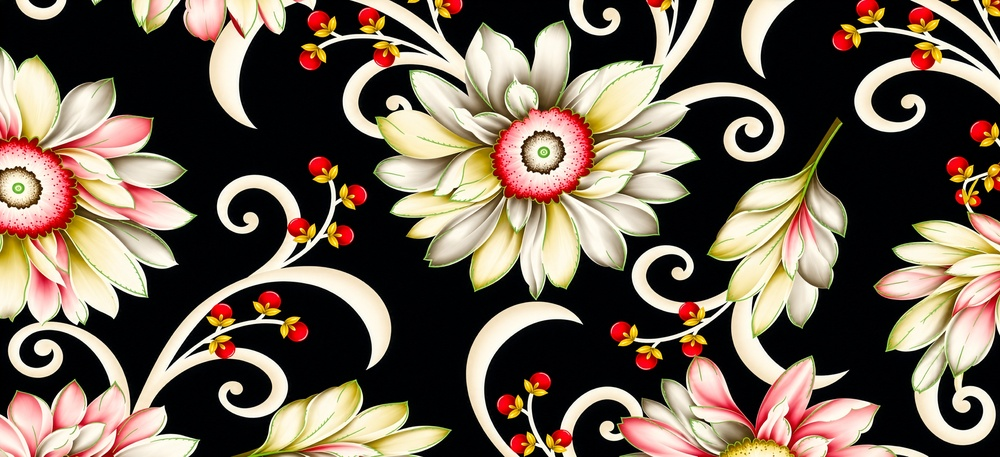
#> input picture textile_project/tests/samples/design13_black_floral.jpg, 1000 x 457 px, shrunk from 3709 x 1695 before the run
$ python region_classify.py ../tests/samples/design13_black_floral.jpg --out out   (older library calls are emulated)
#> lines starting #> are read from the running program, lines starting #| are printed output that depends on the picture; after the words box and inside, x2 and y2 are one past the last pixel; in counts of white or black regions, pixels touching at a corner belong together
"""Region classifier for LoomLab "auto mode".

Labels every pixel in a textile design image as one of:
- 0 = FLAT: solid single-colour patch (plain ground, flat petal, flat motif).
- 1 = LINE: fine lines, stripes, veins, outlines, small dots (roughly 1-12 px wide).
- 2 = SHADED: real spray/airbrush tone, irregular continuous gradients.
"""

from __future__ import annotations

import argparse
import json
from pathlib import Path
from typing import Any, Dict, Union

import cv2
import numpy as np
from PIL import Image


def classify_regions(rgb: np.ndarray, *, min_region_px: int = 64) -> Dict[str, Any]:
    """Classify every pixel in rgb as FLAT (0), LINE (1), or SHADED (2).

    Parameters
    ----------
    rgb : np.ndarray
        HxWx3 uint8 image array (also accepts RGBA or Grayscale gracefully).
    min_region_px : int, optional
        Minimum pixel area for contiguous shaded or flat regions (default: 64).
        Small islands below this area are merged into surrounding regions.
        LINE features (including small dots and fine veins) are preserved.

    Returns
    -------
    dict
        {
            "labels": HxW uint8 array (0 FLAT, 1 LINE, 2 SHADED),
            "fractions": {"flat": f, "line": f, "shaded": f},  # sum to 1.0
            "has_shading": bool,  # True only if shaded fraction > 0.5%
            "has_lines": bool,    # True only if line fraction > 0.5%
            "recommended_mode": str,  # "flat", "hybrid", "gradients", or "spray"
        }
    """
    if not isinstance(rgb, np.ndarray):
        raise TypeError(f"rgb must be a numpy array, got {type(rgb)}")

    # Normalize input channels
    if rgb.ndim == 2:
        rgb_proc = cv2.cvtColor(rgb, cv2.COLOR_GRAY2RGB)
    elif rgb.ndim == 3 and rgb.shape[2] == 4:
        # Alpha compositing onto white background
        alpha = rgb[:, :, 3:4].astype(np.float32) / 255.0
        rgb_proc = (rgb[:, :, :3].astype(np.float32) * alpha + 255.0 * (1.0 - alpha)).clip(0, 255).astype(np.uint8)
    elif rgb.ndim == 3 and rgb.shape[2] == 3:
        rgb_proc = rgb
    else:
        raise ValueError(f"Expected image array of shape (H, W, 3), got {rgb.shape}")

    if not rgb_proc.flags["C_CONTIGUOUS"]:
        rgb_proc = np.ascontiguousarray(rgb_proc)

    H, W = rgb_proc.shape[:2]
    total_px = H * W
    if total_px == 0:
        return {
            "labels": np.zeros((H, W), dtype=np.uint8),
            "fractions": {"flat": 1.0, "line": 0.0, "shaded": 0.0},
            "has_shading": False,
            "has_lines": False,
            "recommended_mode": "flat",
        }

    # Work in Lab colour space (scaled to standard Delta E units)
    lab = cv2.cvtColor(rgb_proc, cv2.COLOR_RGB2LAB).astype(np.float32)
    L = lab[:, :, 0] * (100.0 / 255.0)
    a = lab[:, :, 1] - 128.0
    b = lab[:, :, 2] - 128.0

    # 1. Continuous variation & gradient magnitude in Lab space
    grad_sq = np.zeros((H, W), dtype=np.float32)
    var_tot = np.zeros((H, W), dtype=np.float32)
    for ch in [L, a, b]:
        gx = cv2.Sobel(ch, cv2.CV_32F, 1, 0, ksize=3)
        gy = cv2.Sobel(ch, cv2.CV_32F, 0, 1, ksize=3)
        grad_sq += gx**2 + gy**2

        m = cv2.boxFilter(ch, cv2.CV_32F, (7, 7))
        m2 = cv2.boxFilter(ch**2, cv2.CV_32F, (7, 7))
        var_tot += np.maximum(0.0, m2 - m**2)

    mag = np.sqrt(grad_sq)
    std_local = np.sqrt(var_tot)

    # Shaded variation: sustained non-zero gradient AND local standard deviation
    # In Lab, typical JPEG compression noise has std < 2.0, mag < 1.0
    var_mask = ((mag > 1.2) & (std_local > 2.2)).astype(np.uint8)

    # Morphological opening (radius 2 ellipse, 5x5) to eliminate hard step-edges
    # and thin line boundaries (which are only 1-2 px wide)
    k_open = cv2.getStructuringElement(cv2.MORPH_ELLIPSE, (5, 5))
    shaded_cand = cv2.morphologyEx(var_mask, cv2.MORPH_OPEN, k_open)

    # Filter out small shaded islands below min_region_px
    if min_region_px > 1 and np.any(shaded_cand):
        num_s, labels_s, stats_s, _ = cv2.connectedComponentsWithStats(shaded_cand)
        areas_s = stats_s[:, cv2.CC_STAT_AREA]
        small_s_ids = np.where((areas_s < min_region_px) & (np.arange(len(areas_s)) > 0))[0]
        if len(small_s_ids) > 0:
            shaded_cand[np.isin(labels_s, small_s_ids)] = 0

    # 2. Multi-scale line & thin structure detection (1-12 px wide)
    # k_fine (7x7) captures hairlines (1-3px); k_med (15x15) captures structures up to 12px
    k_fine = cv2.getStructuringElement(cv2.MORPH_ELLIPSE, (7, 7))
    k_med = cv2.getStructuringElement(cv2.MORPH_ELLIPSE, (15, 15))

    th_sq = np.zeros((H, W), dtype=np.float32)
    for ch in [L, a, b]:
        wth_f = cv2.morphologyEx(ch, cv2.MORPH_TOPHAT, k_fine)
        bth_f = cv2.morphologyEx(ch, cv2.MORPH_BLACKHAT, k_fine)
        wth_m = cv2.morphologyEx(ch, cv2.MORPH_TOPHAT, k_med)
        bth_m = cv2.morphologyEx(ch, cv2.MORPH_BLACKHAT, k_med)
        th_ch = np.maximum(np.maximum(wth_f, bth_f), np.maximum(wth_m, bth_m))
        th_sq += th_ch**2
    th = np.sqrt(th_sq)

    # Line mask:
    # - Outside shaded areas: any thin structure with contrast >= 15.0 Delta E
    # - Inside shaded areas: sharp lines/veins with high contrast >= 50.0 and steep edge
    line_mask = ((shaded_cand == 0) & (th >= 15.0)) | ((shaded_cand == 1) & (th >= 50.0) & (mag >= 30.0))

    # 3. Form initial labels: 0 FLAT, 1 LINE, 2 SHADED
    labels = np.zeros((H, W), dtype=np.uint8)
    labels[shaded_cand == 1] = 2
    labels[line_mask] = 1

    # 4. Fill small flat holes enclosed inside shaded regions
    if min_region_px > 1 and np.any(labels == 2):
        inv_shaded = ((labels != 2) & (labels != 1)).astype(np.uint8)
        num_inv, labels_inv, stats_inv, _ = cv2.connectedComponentsWithStats(inv_shaded)
        areas_inv = stats_inv[:, cv2.CC_STAT_AREA]
        small_inv_ids = np.where((areas_inv < min_region_px) & (np.arange(len(areas_inv)) > 0))[0]
        if len(small_inv_ids) > 0:
            labels[np.isin(labels_inv, small_inv_ids)] = 2

    # 5. Compute class fractions
    n_flat = int(np.sum(labels == 0))
    n_line = int(np.sum(labels == 1))
    n_shaded = int(np.sum(labels == 2))

    f_flat = float(n_flat / total_px)
    f_line = float(n_line / total_px)
    f_shaded = float(n_shaded / total_px)

    has_shading = bool(f_shaded > 0.005)
    has_lines = bool(f_line > 0.005)

    # Recommend appropriate LoomLab separation mode
    if not has_shading:
        recommended_mode = "flat"
    elif f_shaded >= 0.60:
        recommended_mode = "spray"
    elif f_shaded >= 0.25:
        recommended_mode = "gradients"
    else:
        recommended_mode = "hybrid"

    return {
        "labels": labels,
        "fractions": {
            "flat": f_flat,
            "line": f_line,
            "shaded": f_shaded,
        },
        "has_shading": has_shading,
        "has_lines": has_lines,
        "recommended_mode": recommended_mode,
    }


def save_debug_overlay(
    rgb: np.ndarray,
    labels: np.ndarray,
    path: Union[str, Path],
    *,
    alpha: float = 0.5,
) -> None:
    """Save an inspection overlay: FLAT grey, LINE red, SHADED blue, 50% over source.

    Parameters
    ----------
    rgb : np.ndarray
        HxWx3 uint8 source image.
    labels : np.ndarray
        HxW uint8 labels array (0 FLAT, 1 LINE, 2 SHADED).
    path : str or Path
        Target file path (e.g. overlay.png).
    alpha : float, optional
        Blend factor for label overlay colors (default: 0.5 for 50%).
    """
    path = Path(path)
    path.parent.mkdir(parents=True, exist_ok=True)

    if rgb.ndim == 2:
        rgb_disp = cv2.cvtColor(rgb, cv2.COLOR_GRAY2RGB)
    elif rgb.ndim == 3 and rgb.shape[2] == 4:
        rgb_disp = rgb[:, :, :3]
    else:
        rgb_disp = rgb

    # 0 = FLAT grey [128, 128, 128]
    # 1 = LINE red   [255, 0, 0]
    # 2 = SHADED blue [0, 0, 255]
    color_map = np.array([
        [128, 128, 128],
        [255, 0, 0],
        [0, 0, 255],
    ], dtype=np.uint8)

    overlay_rgb = color_map[np.clip(labels, 0, 2)]
    alpha_clamped = float(np.clip(alpha, 0.0, 1.0))
    blended = (
        rgb_disp.astype(np.float32) * (1.0 - alpha_clamped)
        + overlay_rgb.astype(np.float32) * alpha_clamped
    ).clip(0, 255).astype(np.uint8)

    Image.fromarray(blended).save(path)


def main(args=None) -> None:
    """CLI entry point for region classification."""
    parser = argparse.ArgumentParser(description="Region classifier for LoomLab auto mode")
    parser.add_argument("img", type=str, help="Path to input image")
    parser.add_argument("--out", type=str, required=True, help="Directory to save output files")
    parser.add_argument("--min-region-px", type=int, default=64, help="Minimum region size in pixels (default: 64)")
    parser.add_argument("--alpha", type=float, default=0.5, help="Debug overlay opacity (default: 0.5)")
    parsed = parser.parse_args(args)

    img_path = Path(parsed.img)
    if not img_path.is_file():
        raise FileNotFoundError(f"Input image not found: {img_path}")

    out_dir = Path(parsed.out)
    out_dir.mkdir(parents=True, exist_ok=True)

    rgb = np.array(Image.open(img_path).convert("RGB"))
#> rgb is the input picture: shape (457, 1000, 3); mean R, G, B 114, 99.7, 84.9
    res = classify_regions(rgb, min_region_px=parsed.min_region_px)
#> the loop in classify_regions, `for ch in [L, a, b]:` made 3 passes
#> after the loop in classify_regions, `for ch in [L, a, b]:`:
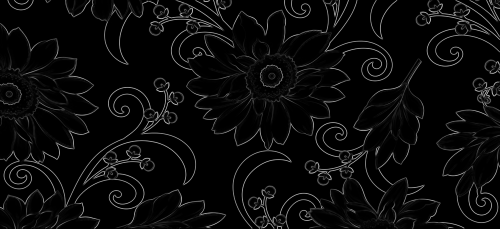
#> grad_sq: shape (457, 1000) float32 (shown at 1/2 size); min 0, max 223471.5, mean 9725.4; drawn with min black and max white
#> after the loop in classify_regions, `for ch in [L, a, b]:`:
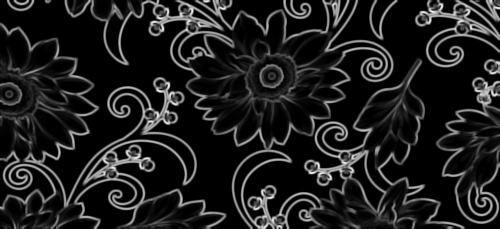
#> var_tot: shape (457, 1000) float32 (shown at 1/2 size); min 0, max 2849.5, mean 353.2; drawn with min black and max white
#> in classify_regions, `var_mask = ((mag > 1.2) & (std_local > 2.2)).astype(np.uint8)`:
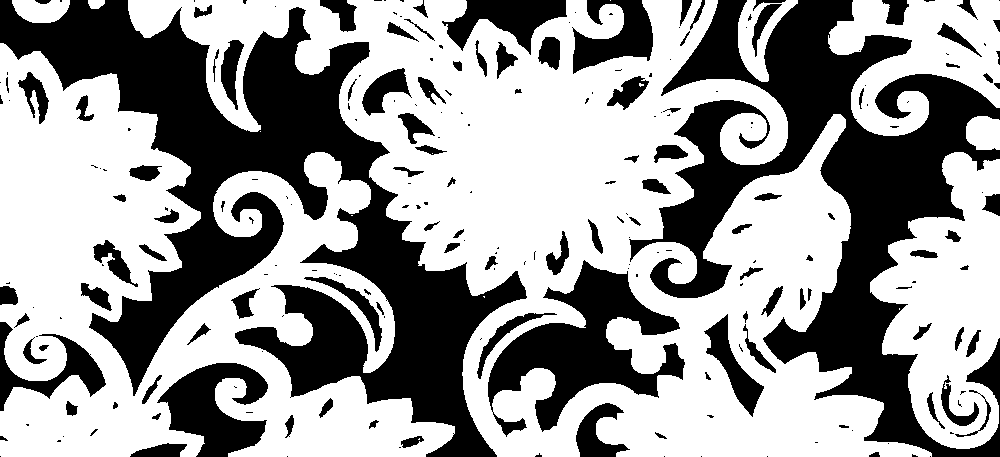
#> var_mask: shape (457, 1000); values 0 (black) and 1 (white), 60.1% white; 232 black regions (122 under 20 px), largest, box (x1, y1, x2, y2) and area: (0, 0, 527, 457) 73447, (629, 0, 1000, 457) 56565, (488, 260, 685, 437) 13453
#> in classify_regions, `num_s, labels_s, stats_s, _ = cv2.connectedComponentsWithStats(shaded_..`:
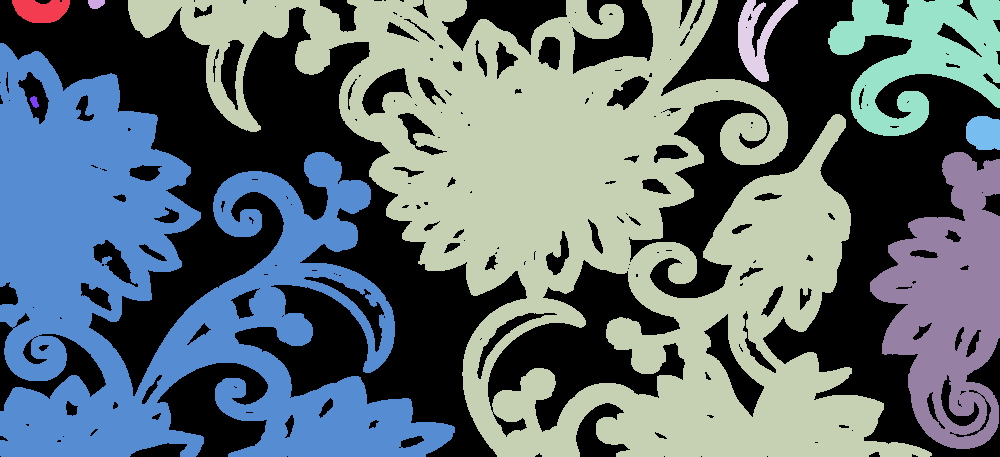
#> labels_s: shape (457, 1000) int32; 10 distinct labels, from 0 to 9; one colour per label, 0 black
#> in classify_regions, `num_s, labels_s, stats_s, _ = cv2.connectedComponentsWithStats(shaded_..`: num_s = 10; stats_s = [[0, 0, 1000, 457, 182993], [12, 0, 58, 23, 1025], [88, 0, 17, 9, 124], [128, 0, 804, 457, 146149], [738, 0, 60, 82, 1979], [828, 0, 172, 136, 13024], [0, 43, 455, 414, 87835], [30, 96, 9, 12, 69], [966, 116, 34, 34, 1010], [870, 152, 130, 297, 22792]]
#> in classify_regions, `areas_s = stats_s[:, cv2.CC_STAT_AREA]`: areas_s = [182993, 1025, 124, 146149, 1979, 13024, 87835, 69, 1010, 22792]
#> in classify_regions, `small_s_ids = np.where((areas_s < min_region_px) & (np.arange(len(area..`: small_s_ids = empty array
#> after the loop in classify_regions, `for ch in [L, a, b]:`:
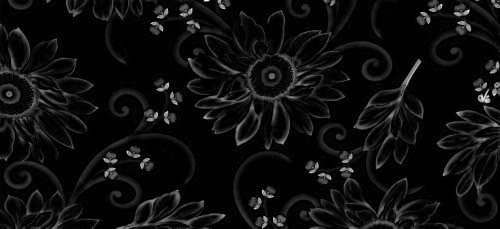
#> wth_m: shape (457, 1000) float32 (shown at 1/2 size); min 0, max 84, mean 4.7; drawn with min black and max white
#> in classify_regions, `line_mask = ((shaded_cand == 0) & (th >= 15.0)) | ((shaded_cand == 1) ..`:
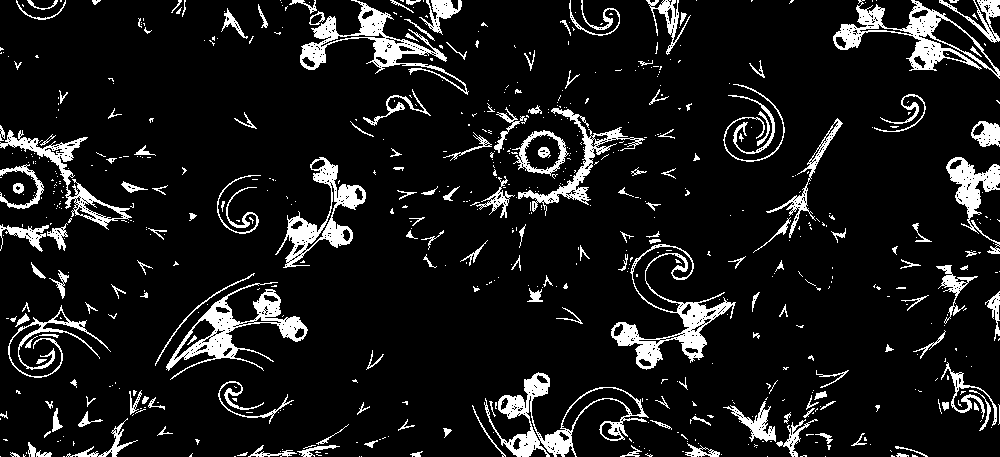
#> line_mask: shape (457, 1000) bool; 9.9% white; 679 white regions (499 under 20 px), largest, box (x1, y1, x2, y2) and area: (166, 282, 308, 380) 3092, (611, 244, 736, 370) 3085, (833, 0, 1000, 79) 3068
#> res = 5 items

    # 1. labels.png
    Image.fromarray(res["labels"]).save(out_dir / "labels.png")

    # 2. overlay.png
    save_debug_overlay(rgb, res["labels"], out_dir / "overlay.png", alpha=parsed.alpha)
#> in save_debug_overlay, `blended = ( rgb_disp.astype(np.float32) * (1.0 - alpha_clamped) + over..`:
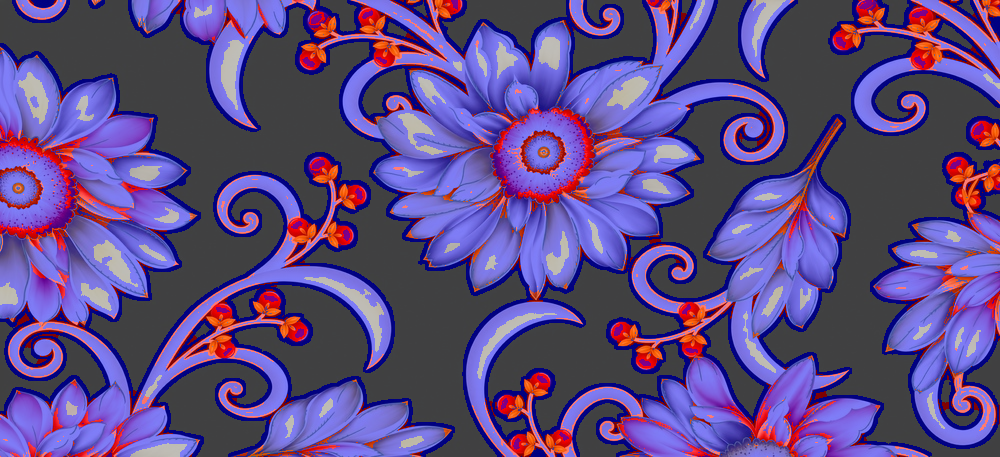
#> blended: shape (457, 1000, 3); mean R, G, B 94.7, 74.8, 132

    # 3. report.json
    report = {
        "fractions": res["fractions"],
        "has_shading": res["has_shading"],
        "has_lines": res["has_lines"],
        "recommended_mode": res["recommended_mode"],
    }
    with open(out_dir / "report.json", "w", encoding="utf-8") as f:
        json.dump(report, f, indent=2)

    f_flat = res["fractions"]["flat"]
#> f_flat = 0.394
    f_line = res["fractions"]["line"]
#> f_line = 0.0995
    f_shaded = res["fractions"]["shaded"]
#> f_shaded = 0.507

    bar_len = 30
    b_flat = int(round(f_flat * bar_len))
#> b_flat = 12
    b_line = int(round(f_line * bar_len))
#> b_line = 3
    b_shaded = max(0, bar_len - b_flat - b_line)
#> b_shaded = 15
    bar_str = f"[{'=' * b_flat}{':' * b_line}{'#' * b_shaded}]"
#> bar_str = '[============:::###############]'

    print(f"Classification completed for {img_path.name}:")
    print(f"  flat:    {f_flat * 100:.2f}%")
#|   flat:    39.39%
    print(f"  line:    {f_line * 100:.2f}%")
#|   line:    9.95%
    print(f"  shaded:  {f_shaded * 100:.2f}%")
#|   shaded:  50.66%
    print(f"  has_shading: {res['has_shading']}")
#|   has_shading: True
    print(f"  has_lines:   {res['has_lines']}")
#|   has_lines:   True
    print(f"  recommended: {res['recommended_mode']}")
#|   recommended: gradients
    print(f"  breakdown:   {bar_str} (== flat, :: line, ## shaded)")
#|   breakdown:   [============:::###############] (== flat, :: line, ## shaded)
    print(f"Outputs written to: {out_dir}")


if __name__ == "__main__":
    main()

$ run again, on textile_project/tests/samples/floral_lineart.png
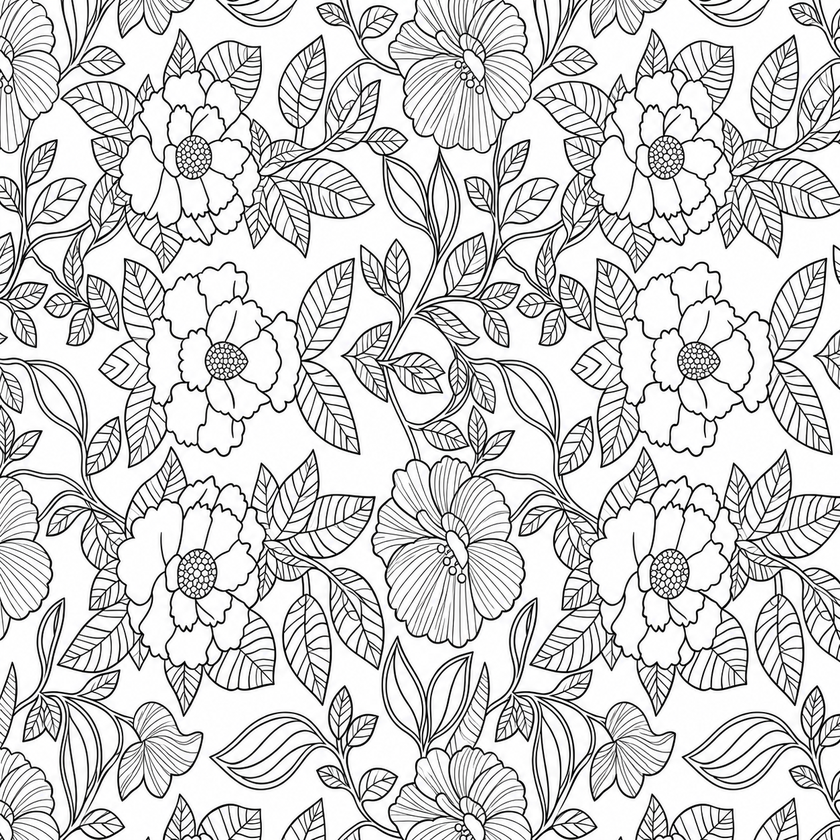
#> input picture textile_project/tests/samples/floral_lineart.png, 840 x 840 px, shrunk from 1254 x 1254 before the run
#> in main, rgb is the input picture: shape (840, 840, 3); mean R, G, B 210.2, 210.2, 210.3
#> the loop in classify_regions, `for ch in [L, a, b]:` made 3 passes
#> var_mask: shape (840, 840); values 0 (black) and 1 (white), 72% white; 1579 black regions (1310 under 20 px), largest, box (x1, y1, x2, y2) and area: (96, 654, 359, 840) 11831, (568, 653, 832, 840) 11815, (177, 271, 409, 501) 11557
#> in classify_regions, `num_s, labels_s, stats_s, _ = cv2.connectedComponentsWithStats(shaded_..`:
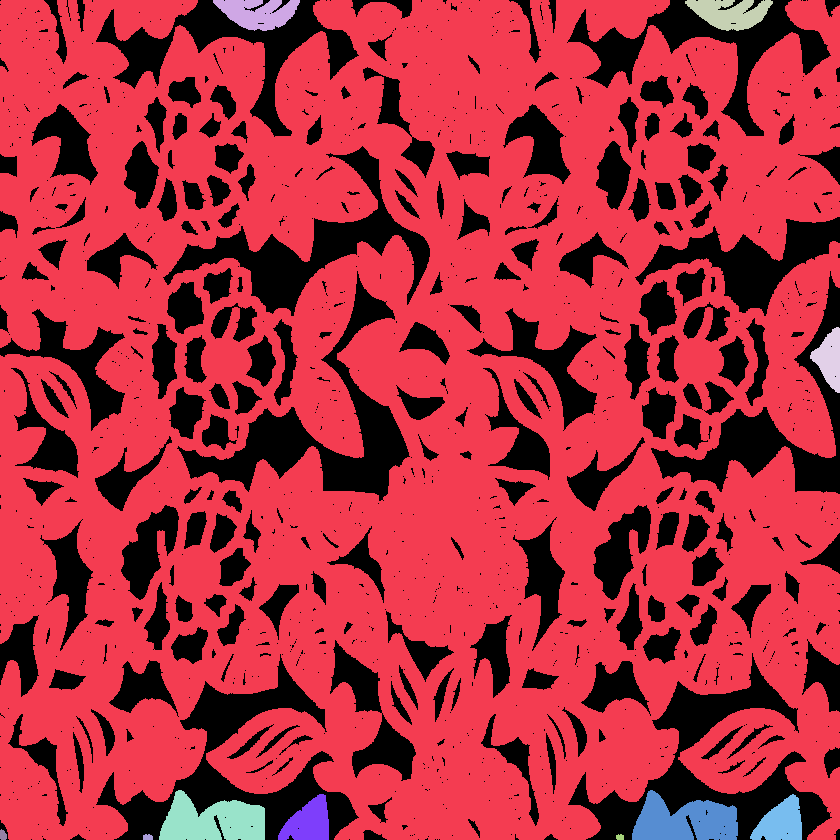
#> labels_s: shape (840, 840) int32; 12 distinct labels, from 0 to 11; one colour per label, 0 black
#> num_s = 12; stats_s = [[0, 0, 840, 840, 199818], [0, 0, 840, 840, 490486], [213, 0, 87, 31, 1793], [685, 0, 88, 31, 1785], [810, 327, 30, 66, 1143], [159, 790, 106, 50, 3673], [632, 790, 106, 50, 3650], [278, 794, 51, 46, 1546], [750, 794, 52, 46, 1550], [0, 829, 7, 11, 61], [143, 834, 10, 6, 53], [616, 834, 8, 6, 42]]
#> areas_s = [199818, 490486, 1793, 1785, 1143, 3673, 3650, 1546, 1550, 61, 53, 42]
#> small_s_ids = [9, 10, 11]
#> line_mask: shape (840, 840) bool; 41.5% white; 840 white regions (685 under 20 px), largest, box (x1, y1, x2, y2) and area: (0, 0, 840, 840) 258851, (681, 686, 840, 840) 6496, (670, 258, 833, 455) 6179
#> res = 5 items
#> in save_debug_overlay, `blended = ( rgb_disp.astype(np.float32) * (1.0 - alpha_clamped) + over..`:
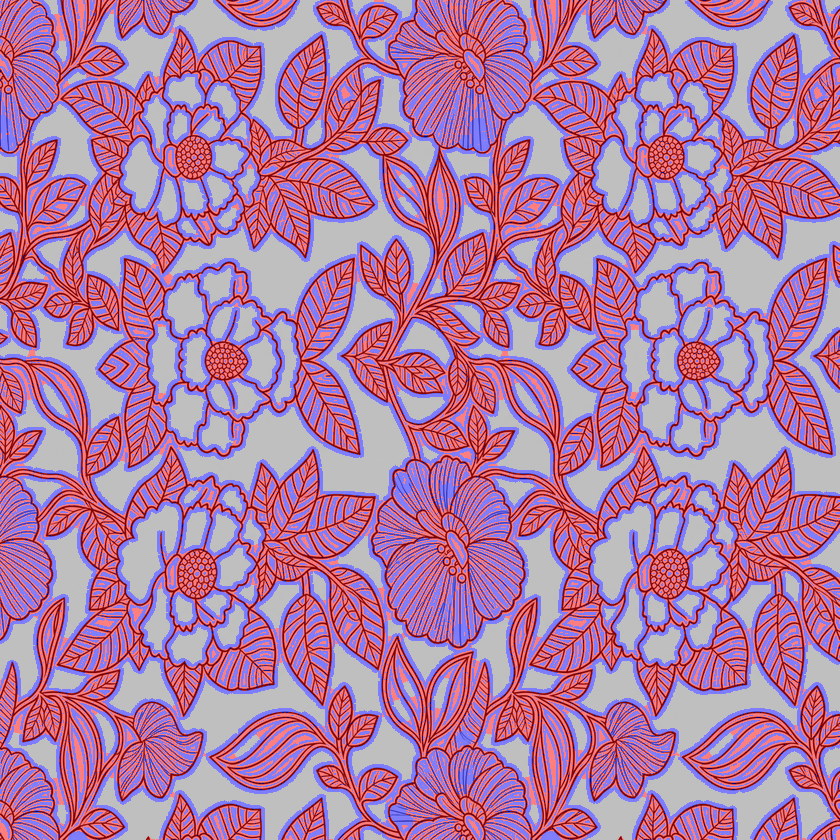
#> blended: shape (840, 840, 3); mean R, G, B 174.7, 121.7, 162.7
#> in main, `f_flat = res["fractions"]["flat"]`: f_flat = 0.264
#> in main, `f_line = res["fractions"]["line"]`: f_line = 0.415
#> in main, `f_shaded = res["fractions"]["shaded"]`: f_shaded = 0.321
#> b_flat = 8
#> b_line = 12
#> b_shaded = 10
#> bar_str = '[========::::::::::::##########]'
#|   flat:    26.42%
#|   line:    41.51%
#|   shaded:  32.08%
#|   has_shading: True
#|   has_lines:   True
#|   recommended: gradients
#|   breakdown:   [========::::::::::::##########] (== flat, :: line, ## shaded)
